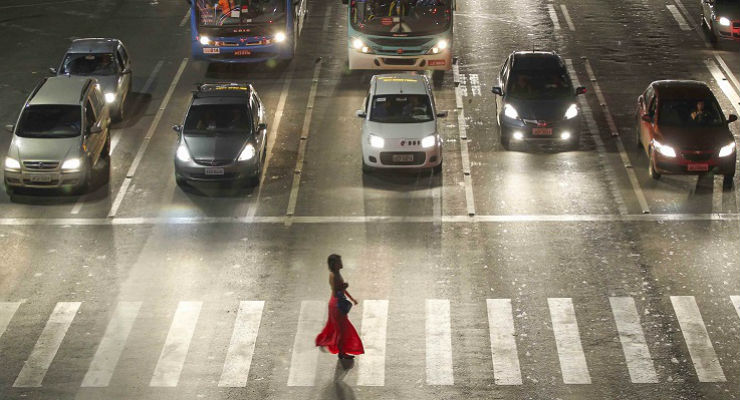
#> input picture imagens/1.jpg, 740 x 400 px
$ jupyter execute --allow-errors main_fotos.ipynb
#> lines starting #> are read from the running program, lines starting #| are printed output that depends on the picture; after the words box and inside, x2 and y2 are one past the last pixel; in counts of white or black regions, pixels touching at a corner belong together; pictures that were not available may be replaced by others from this repository, and a replacement may not be noted
#> further down, img is the input picture: shape (400, 740, 3); mean B, G, R 109.3, 124.6, 132
[cell 1]
import cv2
import numpy as np

[cell 2]
def show_image(image):
    cv2.imshow("Image",image)
    while True:
        key = cv2.waitKey(1)
        if key == 27:
            break
    cv2.destroyAllWindows()

[cell 3]
def treat_img(img):
    gray = cv2.cvtColor(img, cv2.COLOR_BGR2GRAY)
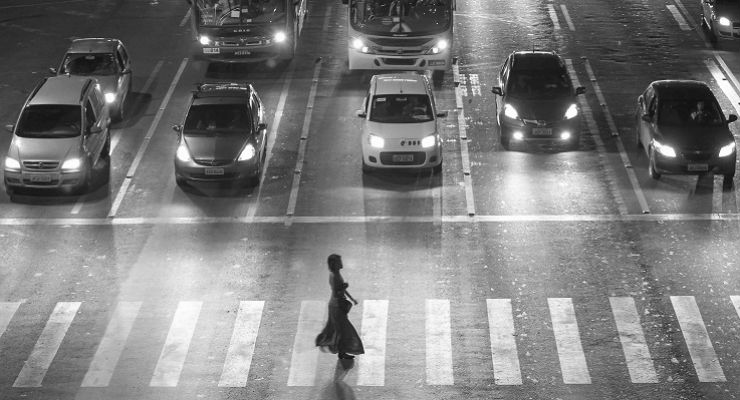
#> gray: shape (400, 740); min 8, max 255, mean 125
    blurred = cv2.GaussianBlur(gray,
                                    (15, 15), 4)
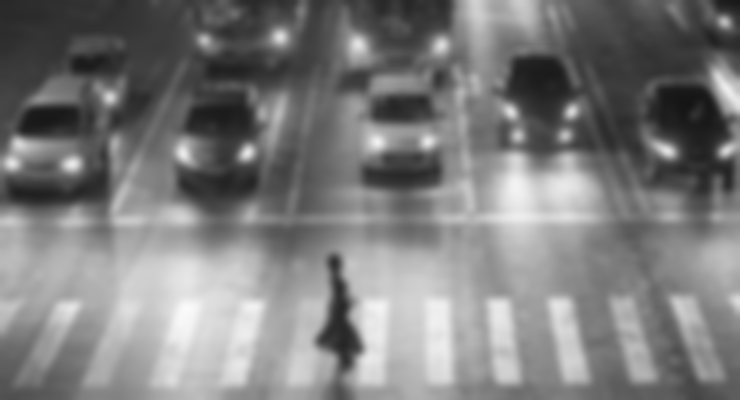
#> blurred: shape (400, 740); min 21, max 250, mean 125

    ret, thresh = cv2.threshold(blurred,
                                        140, 255,
                                        cv2.THRESH_BINARY)
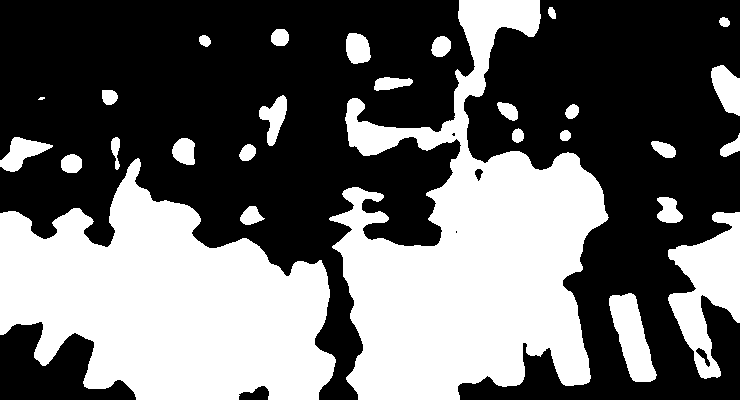
#> thresh: shape (400, 740); 41% white; 28 white regions (1 under 20 px)

    contours, hier = cv2.findContours(thresh.copy(),
                                            cv2.RETR_TREE,
                                            cv2.CHAIN_APPROX_SIMPLE)
#> contours = 32 contours, 3 with area under 20; largest, box (x1, y1, x2, y2) and area: (329, 0, 609, 400) 54258, (0, 158, 336, 400) 49194, (668, 212, 740, 379) 6036, (609, 293, 657, 382) 2252, (711, 65, 740, 116) 944

    show_image(thresh)
#> (key Esc is pressed here)

    return contours

[cell 4]
def draw_rectangles(img,i):
#> called with i = 1
    H,W,colors = img.shape #get width and height
#> H = 400; W = 740; colors = 3

    for c in contours:
        # if the contour is not sufficiently large, ignore it
        if  cv2.contourArea(c) < (H*W)/300:
            continue

        if  cv2.contourArea(c) > (H*W)/10:
            continue

        # get the min area rect
        rect = cv2.minAreaRect(c)
        (x, y), (w, h), angle = rect
        aspect_ratio = max(w, h) / min(w, h)

        # Assume zebra line must be long and narrow (long part must be at lease 1.5 times the narrow part).
        if (aspect_ratio > 1.5):
            box = cv2.boxPoints(rect)
            # convert all coordinates floating point values to int
            box = np.int0(box)
            # draw a red 'nghien' rectangle
            cv2.drawContours(img, [box], 0, (0, 0, 255), 2)


        #cv2.imwrite('resultados/resultado_{}.jpg'.format(i), img)
        cv2.imshow("contours", img)
#> this loop made 32 passes
#> (x, y, w, h, angle, aspect_ratio, box) on passes 1 to 2: (631.7, 337.8, 28.21, 92.89, -14.93, 3.29, [[630, 386], [606, 296], [633, 289], [657, 379]]), (703.5, 295, 166, 71, -90, 2.34, [[738, 378], [667, 378], [667, 212], [738, 212]])
#> pass 1, in draw_rectangles, `cv2.imshow("contours", img)`:
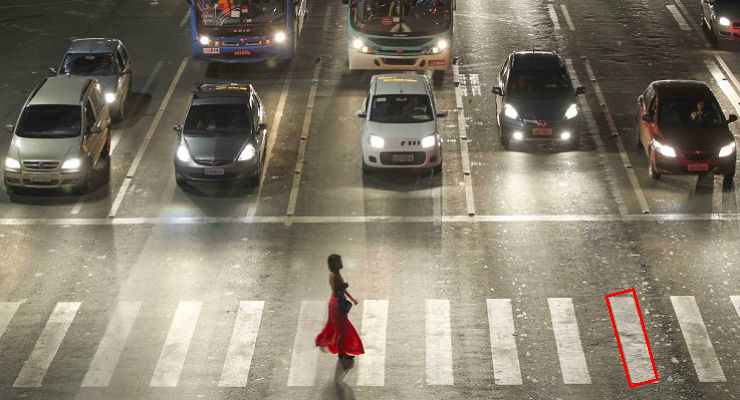
#> window 'contours': shape (400, 740, 3); mean B, G, R 109.1, 124.3, 132.3
#> pass 2, in draw_rectangles, `cv2.imshow("contours", img)`:
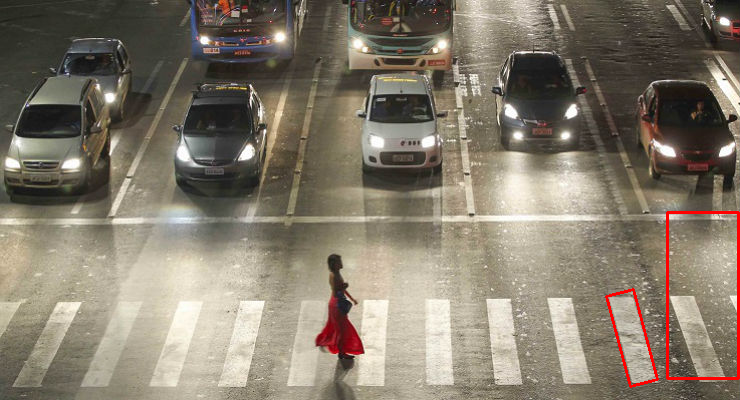
#> window 'contours': shape (400, 740, 3); mean B, G, R 108.5, 123.7, 132.8
#> pass 2 of the loop `for i in range(1,7):`:
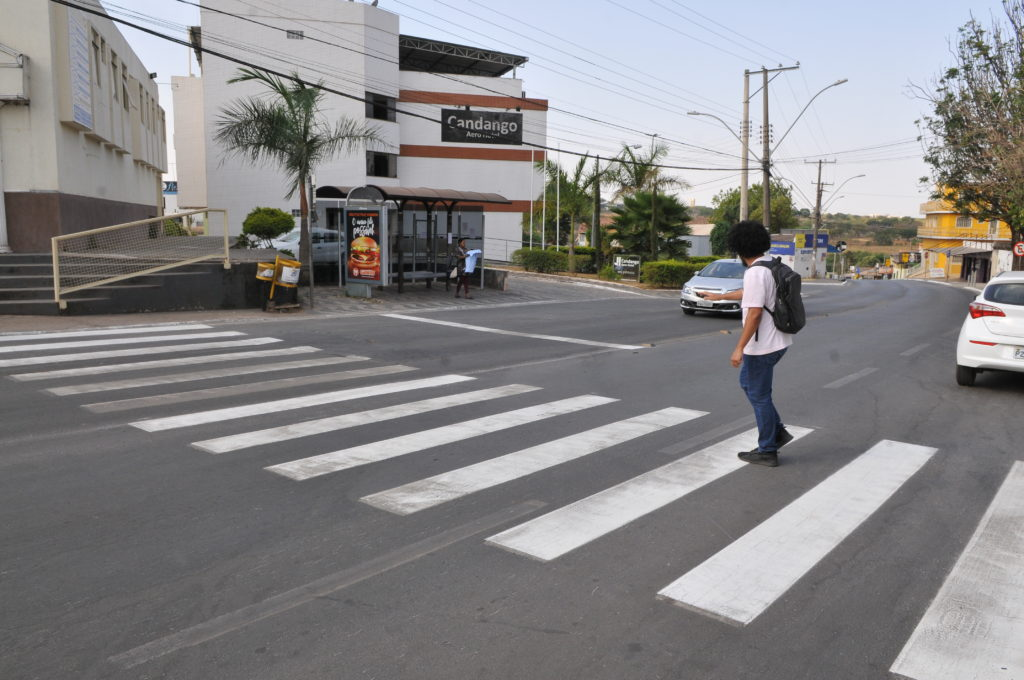
#> input picture imagens/2.jpg, 1024 x 680 px
#> img is the input picture: shape (680, 1024, 3); mean B, G, R 134.4, 133.2, 134.6
#> gray: shape (680, 1024)
#> blurred: shape (680, 1024)
#> in treat_img (call 2), `ret, thresh = cv2.threshold(blurred, 140, 255, cv2.THRESH_BINARY)`:
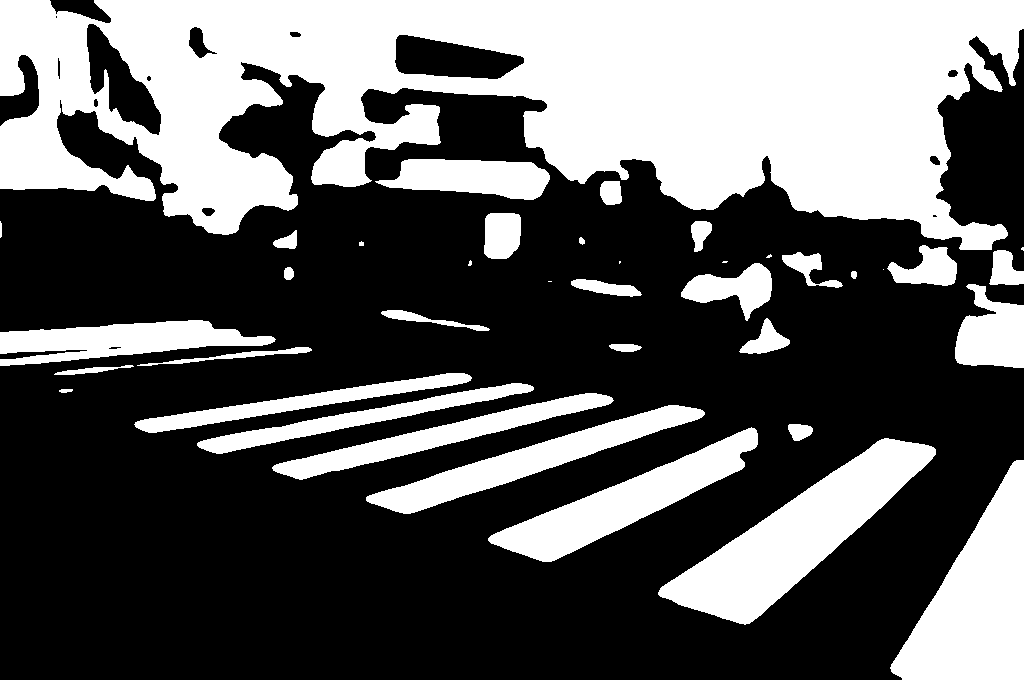
#> thresh: shape (680, 1024); 36.7% white; 39 white regions (7 under 20 px)
#> in treat_img (call 2), `contours, hier = cv2.findContours(thresh.copy(), cv2.RETR_TREE, cv2.CH..`: contours = 52 contours, 11 with area under 20; largest, box (x1, y1, x2, y2) and area: (0, 0, 1024, 250) 163796, (658, 438, 936, 625) 17539, (890, 460, 1024, 680) 16020, (488, 427, 758, 562) 10378, (366, 405, 705, 514) 8296
#> (key Enter is pressed here)
#> the loop in draw_rectangles (call 2), `for c in contours:` made 52 passes
#> (x, y, w, h, angle, aspect_ratio, box) on passes 1, 2, 3, 5: (956.5, 569.5, 219, 133, -90, 1.65, [[1023, 679], [890, 679], [890, 460], [1023, 460]]), (806.5, 536.4, 310.7, 79.34, -34, 3.92, [[699, 656], [655, 590], [913, 416], [957, 482]]), (629.4, 502.9, 289.7, 47.92, -22.48, 6.05, [[504, 580], [486, 536], [754, 425], [772, 469]]), (535.7, 458.2, 348.8, 29.91, -17.4, 11.66, [[373, 524], [364, 496], [697, 391], [706, 420]])
#> after the loop in draw_rectangles (call 2), `for c in contours:`:
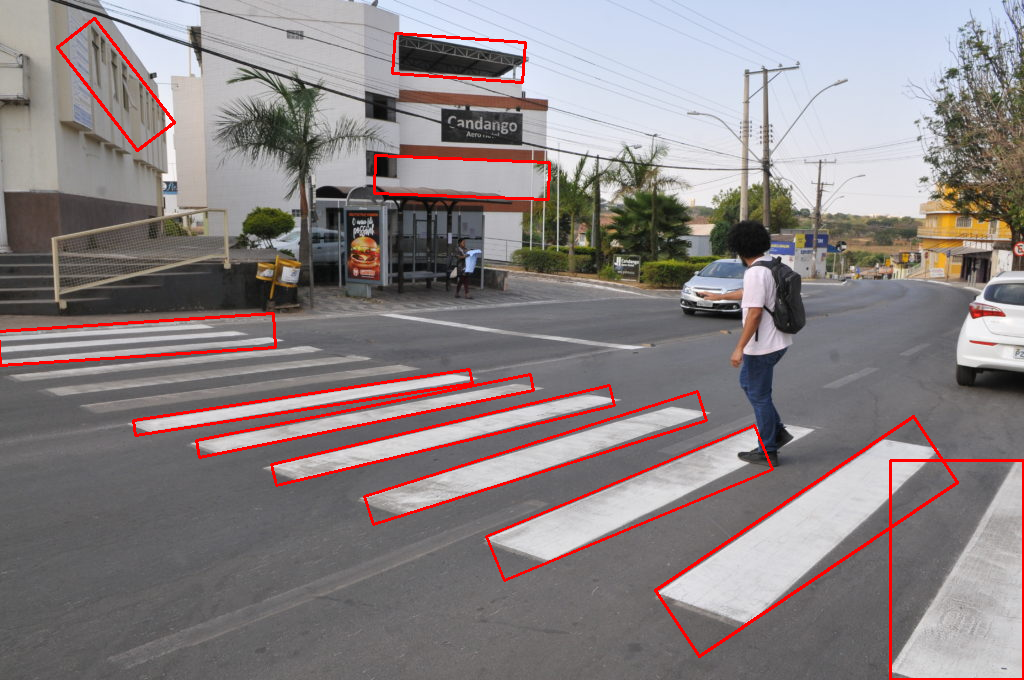
#> img: shape (680, 1024, 3); 2.82% of pixels changed, all inside (x1, y1, x2, y2) = (0, 17, 1024, 680)
#> pass 3 of the loop `for i in range(1,7):`:
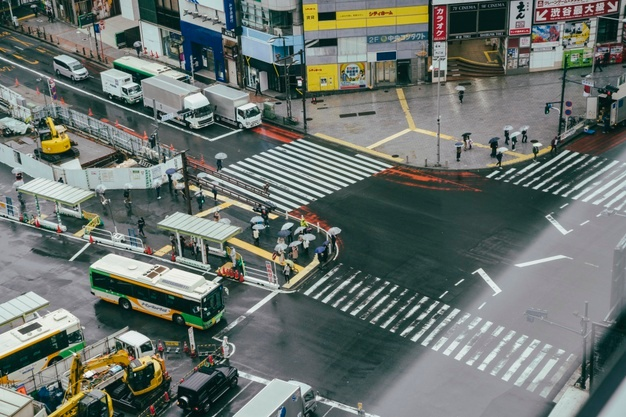
#> input picture imagens/3.jpg, 626 x 417 px
#> img is the input picture: shape (417, 626, 3); mean B, G, R 108.7, 113.7, 105.4
#> gray: shape (417, 626)
#> blurred: shape (417, 626)
#> in treat_img (call 3), `ret, thresh = cv2.threshold(blurred, 140, 255, cv2.THRESH_BINARY)`:
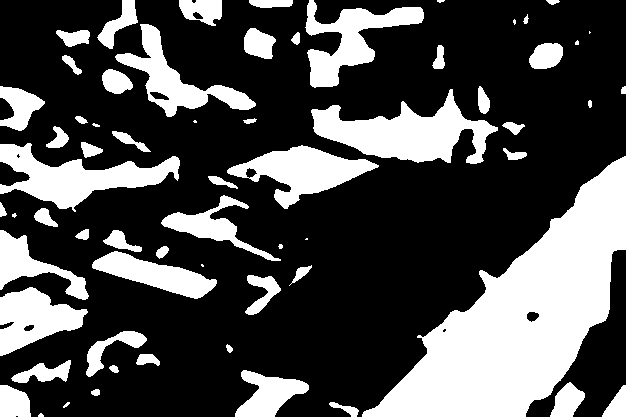
#> thresh: shape (417, 626); 30% white; 64 white regions (10 under 20 px)
#> in treat_img (call 3), `contours, hier = cv2.findContours(thresh.copy(), cv2.RETR_TREE, cv2.CH..`: contours = 71 contours, 15 with area under 20; largest, box (x1, y1, x2, y2) and area: (362, 156, 626, 417) 28545, (311, 89, 498, 164) 6378, (0, 143, 180, 212) 4930, (227, 145, 379, 209) 4116, (305, 0, 424, 88) 3777
#> the loop in draw_rectangles (call 3), `for c in contours:` made 71 passes
#> (x, y, w, h, angle, aspect_ratio, box) on passes 14, 19, 24, 29: (36.12, 312.6, 96.79, 56.75, -19.92, 1.71, [[0, 355], [-19, 302], [71, 269], [91, 322]]), (154.1, 273.2, 25.96, 124.3, -73.5, 4.79, [[209, 303], [90, 267], [98, 243], [217, 278]]), (43.8, 264.7, 58.93, 95.34, -83.05, 1.62, [[87, 299], [-7, 288], [0, 229], [94, 241]]), (226.8, 221.1, 47.95, 124.9, -72.35, 2.61, [[279, 262], [160, 224], [174, 179], [293, 217]])
#> after the loop in draw_rectangles (call 3), `for c in contours:`:
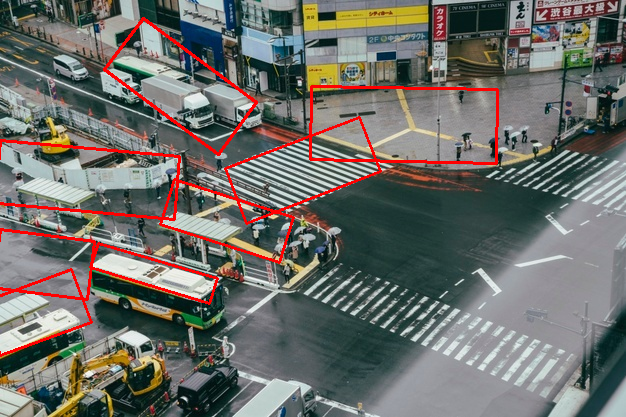
#> img: shape (417, 626, 3); 3.17% of pixels changed, all inside (x1, y1, x2, y2) = (0, 17, 499, 357)

#> (a cell that did not finish here is left out)

[cell 6]
vidcap = cv2.VideoCapture("videos\MVI_2313.MOV")
success,img = vidcap.read()
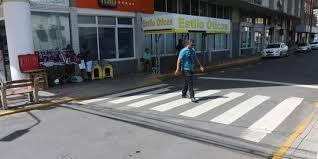
#> input picture imagens/5.jpg, 318 x 159 px, given in place of MVI_2313.MOV, which was not available
#> img is the input picture: shape (159, 318, 3); mean B, G, R 113, 111.1, 110.3
contours = treat_img(img)
#> in treat_img (call 5), `gray = cv2.cvtColor(img, cv2.COLOR_BGR2GRAY)`:
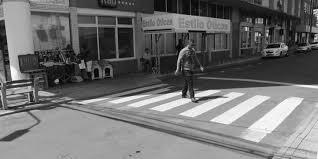
#> gray: shape (159, 318); min 0, max 255, mean 111
#> in treat_img (call 5), `blurred = cv2.GaussianBlur(gray, (15, 15), 4)`:
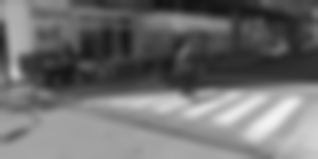
#> blurred: shape (159, 318); min 19, max 242, mean 111
#> in treat_img (call 5), `ret, thresh = cv2.threshold(blurred, 140, 255, cv2.THRESH_BINARY)`:
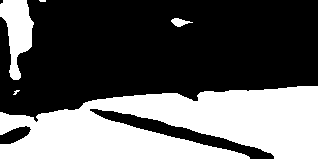
#> thresh: shape (159, 318); 37.4% white; 5 white regions (2 under 20 px)
#> in treat_img (call 5), `contours, hier = cv2.findContours(thresh.copy(), cv2.RETR_TREE, cv2.CH..`: contours = 5 contours, 2 with area under 20; largest, box (x1, y1, x2, y2) and area: (0, 86, 318, 159) 16660, (0, 0, 34, 80) 1444, (171, 18, 193, 27) 84
#i=20
#draw_rectangles(img,i)
